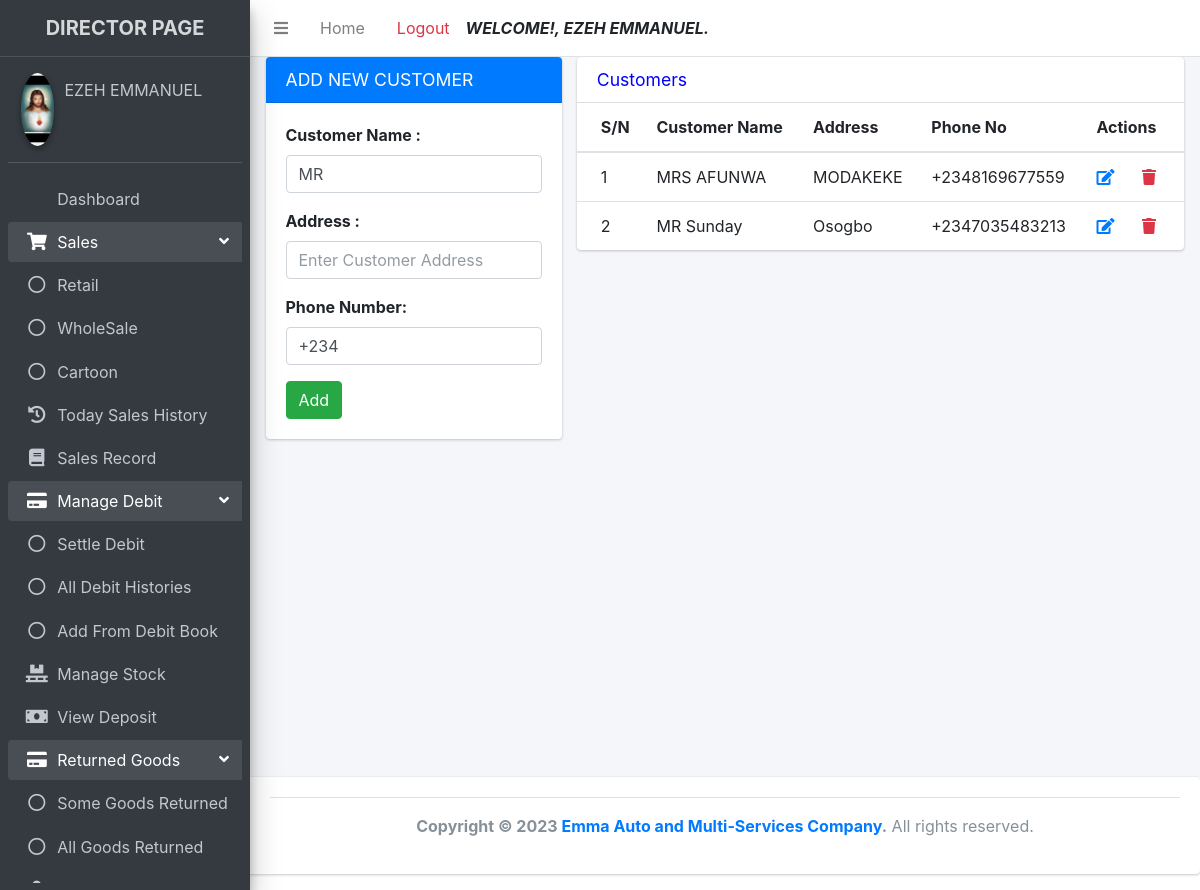
Page /director/add_new_customer.php (signed in) on the committed database.
### tables this page shows
CREATE TABLE `registered` (
  `id` int(11) NOT NULL AUTO_INCREMENT,
  `firstname` varchar(255) NOT NULL,
  `lastname` varchar(255) NOT NULL,
  `username` varchar(255) NOT NULL,
  `password` varchar(255) NOT NULL,
  `role` varchar(10) NOT NULL,
  `passport` varchar(255) NOT NULL,
  `status` varchar(10) NOT NULL,
  `date_registered` timestamp NOT NULL DEFAULT current_timestamp(),
  PRIMARY KEY (`id`)
);

CREATE TABLE `customer` (
  `id` int(11) NOT NULL AUTO_INCREMENT,
  `customer_name` varchar(255) NOT NULL,
  `address` varchar(255) NOT NULL,
  `phone_no` varchar(255) NOT NULL,
  PRIMARY KEY (`id`)
);

### director/add_new_customer.php (the view, shortened to what this page needs)
<?php
include "includes/header.php";
include "includes/navbar.php";
include "includes/sidebar.php";
?>
<section class="content">
  <div class="container-fluid">
    <div class="row">
      <div class="col-md-4">
        <div class="card card-primary">
          <div class="card-header">
            <h3 class="card-title text-white">ADD NEW CUSTOMER</h3>
          </div>
          <form action="" method="post" class="form-horizontal">
            <div class="card-body">
              <div class="form-group">
                <label class="control-label">Customer Name :</label>
                <div class="controls">
                  <input type="text" class="form-control" name="customername" value="MR " Required />
                </div>
              </div>
              <div class="form-group">
                <label class="control-label">Address :</label>
                <div class="controls">
                  <input type="text" class="form-control" name="address" placeholder="Enter Customer Address" Required />
                </div>
              </div>
              <div class="form-group">
                <label class="control-label">Phone Number:</label>
                <div class="controls">
                  <input type="text" class="form-control" name="phone_no" value="+234" Required />
                </div>
              </div>
              <div class="form-actions">
                <input type="submit" name="add" class="btn btn-success" value="Add">
              </div>
            </div>
          </form>
        </div>
      </div>
      <div class="col-md-8" style="height:90vh; overflow: scroll">
        <div class="card">
          <div class="card-header">
            <h3 class="card-title">Customers</h3>
          </div>
          <div class="card-body table-responsive p-0">
            <table class="table table-hover text-nowrap">
              <thead>
                <tr>
                  <th>S/N</th>
                  <th>Customer Name</th>
                  <th>Address</th>
                  <th>Phone No</th>
                  <th colspan="2">Actions</th>
                </tr>
              </thead>
              <tbody>
                <?php
                $id = 0;
                $user = new Model();
                $select = $user->showCustomer();
                while ($row = mysqli_fetch_array($select)) { ?>
                  <tr>
                    <td><?php echo ++$id ?></td>
                    <td><?php echo $row['customer_name'] ?></td>
                    <td><?php echo $row['address'] ?></td>
                    <td><?php echo $row['phone_no'] ?></td>
                    <td><a href="edit_customer.php?id=<?php echo $row['id'] ?>"><i class="fa fa-edit"></i></a></td>
                    <td><a href="add_new_customer.php?id=<?php echo $row['id'] ?>"><i class="fa fa-trash text-danger"></i></a></td>
                  </tr>
                <?php }
                ?>
              </tbody>
            </table>
          </div>
        </div>
      </div>
    </div>
  </div>
</section>
<?php
include "includes/footer.php";
?>

### director/includes/sidebar.php (shortened to what this page needs)
<aside class="main-sidebar sidebar-dark-primary elevation-4">
  <a href="#" class="brand-link text-center">
    <span class="brand-text font-weight-bold">DIRECTOR PAGE</span>
  </a>
  <div class="sidebar">
    <div class="user-panel mt-3 pb-3 mb-3 d-flex">
      <div class="image">
        <img src="<?php $mod = new Model; $mod->displayPassport();?>" class="img-circle elevation-2">
      </div>
      <div class="info">
        <a href="#" class="d-block"><?php echo $_SESSION["directorfullname"]?></a>
      </div>
    </div>
    <nav class="mt-2">
      <ul class="nav nav-pills nav-sidebar flex-column" data-widget="treeview" role="menu" data-accordion="false">
        <li class="nav-item">
          <a href="dashboard.php" class="nav-link <?php if ($_SERVER['PHP_SELF'] == '/emma_auto_investment/director/dashboard.php'){ echo "active"; } ?> ">
             <p>
                Dashboard
            </p>
         </a>
       </li>
       <li class="nav-item has-treeview menu-open">
          <a href="#" class="nav-link <?php if (($_SERVER['PHP_SELF'] == '/emma_auto_investment/director/retail.php') OR ($_SERVER['PHP_SELF'] == '/emma_auto_investment/director/wholesale.php') OR ($_SERVER['PHP_SELF'] == '/emma_auto_investment/director/carton.php')){ echo "active"; } ?>">
            <i class="nav-icon fas fa-shopping-cart"></i>
            <p>
              Sales
              <i class="right fas fa-angle-left"></i>
            </p>
          </a>
          <ul class="nav nav-treeview">
            <li class="nav-item">
              <a href="retail.php" class="nav-link  <?php if ($_SERVER['PHP_SELF'] == '/emma_auto_investment/director/retail.php'){ echo "active"; } ?>">
                <i class="far fa-circle nav-icon"></i>
                <p>Retail</p>
              </a>
            </li>
            <li class="nav-item">
              <a href="wholesales.php" class="nav-link  <?php if ($_SERVER['PHP_SELF'] == '/emma_auto_investment/director/wholesales.php'){ echo "active"; } ?>">
                <i class="far fa-circle nav-icon"></i>
                <p>WholeSale</p>
              </a>
            </li>
            <li class="nav-item">
              <a href="cartoon.php" class="nav-link  <?php if ($_SERVER['PHP_SELF'] == '/emma_auto_investment/director/cartoon.php'){ echo "active"; } ?>">
                <i class="far fa-circle nav-icon"></i>
                <p>Cartoon</p>
              </a>
            </li>
          </ul>
        </li>
       <li class="nav-item">
          <a href="sales_history.php" class="nav-link <?php if ($_SERVER['PHP_SELF'] == '/emma_auto_investment/director/sales_history.php'){ echo "active"; } ?>">
            <i class="nav-icon fa fa-history"></i>
             <p>
               Today Sales History
            </p>
         </a>
     </li>
     <li class="nav-item">
          <a href="search_record.php" class="nav-link <?php if ($_SERVER['PHP_SELF'] == '/emma_auto_investment/director/search_record.php'){ echo "active"; } ?>">
            <i class="nav-icon fa fa-book"></i>
             <p>
                Sales Record
            </p>
         </a>
     </li>
     <li class="nav-item has-treeview menu-open">
          <a href="#" class="nav-link <?php if (($_SERVER['PHP_SELF'] == '/emma_auto_investment/director/settle_debit.php') OR ($_SERVER['PHP_SELF'] == '/emma_auto_investment/director/debit_history.php') OR ($_SERVER['PHP_SELF'] == '/emma_auto_investment/director/debit_book.php')){ echo "active"; } ?>">
            <i class="nav-icon fa fa-credit-card"></i>
            <p>
              Manage Debit
              <i class="right fas fa-angle-left"></i>
            </p>
          </a>
          <ul class="nav nav-treeview">
            <li class="nav-item">
              <a href="settle_debit.php" class="nav-link  <?php if ($_SERVER['PHP_SELF'] == '/emma_auto_investment/director/settle_debit.php'){ echo "active"; } ?>">
                <i class="far fa-circle nav-icon"></i>
                <p>Settle Debit</p>
              </a>
            </li>
            <li class="nav-item">
              <a href="debit_history.php" class="nav-link  <?php if ($_SERVER['PHP_SELF'] == '/emma_auto_investment/director/debit_history.php'){ echo "active"; } ?>">
                <i class="far fa-circle nav-icon"></i>
                <p>All Debit Histories</p>
              </a>
            </li>
            <li class="nav-item">
              <a href="debit_book.php" class="nav-link  <?php if ($_SERVER['PHP_SELF'] == '/emma_auto_investment/director/debit_book.php'){ echo "active"; } ?>">
                <i class="far fa-circle nav-icon"></i>
                <p>Add From Debit Book</p>
              </a>
            </li>
          </ul>
        </li>
       <li class="nav-item">
          <a href="stock.php" class="nav-link <?php if ($_SERVER['PHP_SELF'] == '/emma_auto_investment/director/stock.php'){ echo "active"; } ?>">
            <i class="nav-icon fa fa-pallet"></i>
             <p>
                Manage Stock
            </p>
         </a>
       </li>
       <li class="nav-item">
          <a href="show_deposit.php" class="nav-link <?php if ($_SERVER['PHP_SELF'] == '/emma_auto_investment/director/show_deposit.php'){ echo "active"; } ?>">
            <i class="nav-icon fa fa-money-bill"></i>
             <p>
                View Deposit
            </p>
         </a>
       </li>
       <li class="nav-item has-treeview menu-open">
          <a href="#" class="nav-link <?php if (($_SERVER['PHP_SELF'] == '/emma_auto_investment/director/return_goods.php') OR ($_SERVER['PHP_SELF'] == '/emma_auto_investment/director/return_each_goods.php')){ echo "active"; } ?>">
            <i class="nav-icon fa fa-credit-card"></i>
            <p>
            Returned Goods
              <i class="right fas fa-angle-left"></i>
            </p>
          </a>
          <ul class="nav nav-treeview">
          <li class="nav-item">
              <a href="return_each_goods.php" class="nav-link  <?php if ($_SERVER['PHP_SELF'] == '/emma_auto_investment/director/return_each_goods.php'){ echo "active"; } ?>">
                <i class="far fa-circle nav-icon"></i>
                <p>Some Goods Returned</p>
              </a>
            </li>
            <li class="nav-item">
              <a href="return_goods.php" class="nav-link  <?php if ($_SERVER['PHP_SELF'] == '/emma_auto_investment/director/return_goods.php'){ echo "active"; } ?>">
                <i class="far fa-circle nav-icon"></i>
                <p>All Goods Returned</p>
              </a>
            </li>
          </ul>
        </li>
        <li class="nav-item">
          <a href="add_new_user.php" class="nav-link <?php if ($_SERVER['PHP_SELF'] == '/emma_auto_investment/director/add_new_user.php'){ echo "active"; } ?>">
            <i class="nav-icon fas fa-user"></i>
             <p>
            </p>
         </a>
       </li>
      </ul>
    </nav>
  </div>
</aside>
<div class="content-wrapper">

### director/includes/header.php (style rules this page uses)
h3 { color:blue; font-weight:bolder; }

### rows in the picture
registered: passport (picture)
customer: customer_name "MRS AFUNWA", address "MODAKEKE", phone_no "+2348169677559"
customer: customer_name "MR Sunday", address "Osogbo", phone_no "+2347035483213"

### other values in the picture
$_SESSION["directorfullname"] "EZEH EMMANUEL"
